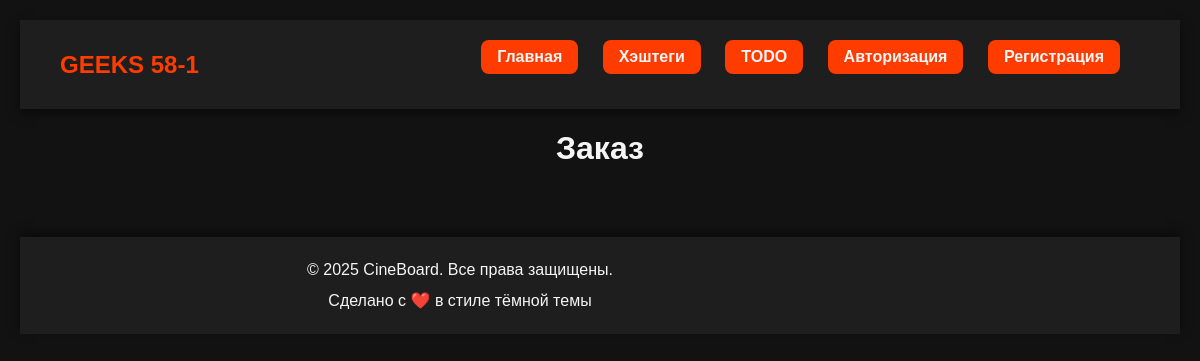
The page /order_list/ on the database as committed earlier.
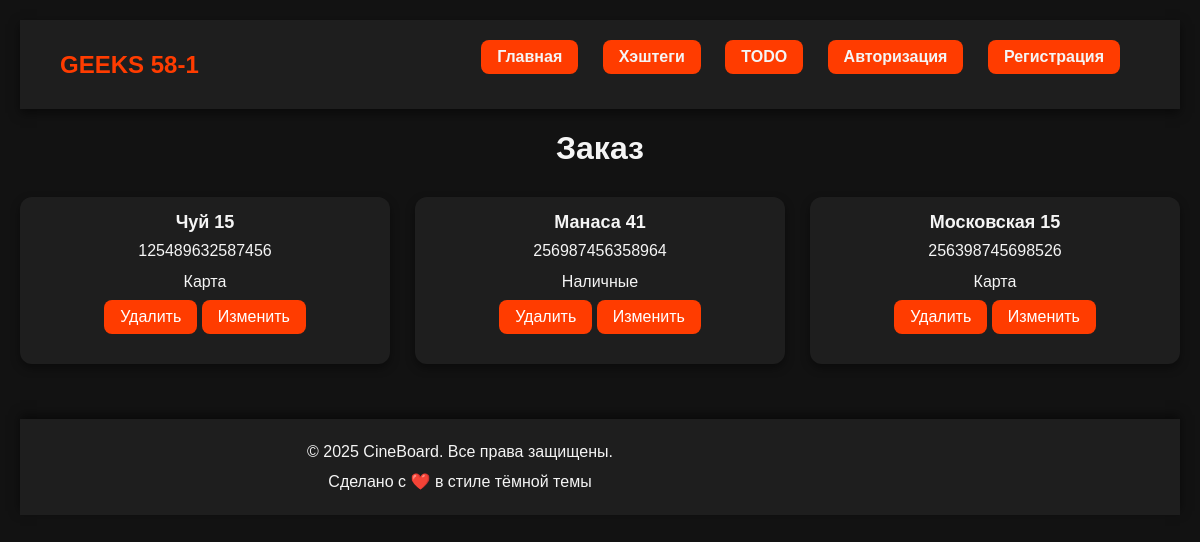
The same page on the database as committed later.
### BASKET/models.py (models this page shows)
class Order(models.Model):
    PAYMENT = (
        ('Карта', 'Карта'),
        ('Наличные', 'Наличные'),
        ('QR-код', 'QR-код'),
    )
    address = models.CharField(max_length=100, verbose_name='Укажите адрес')
    inn = models.CharField(max_length=100, verbose_name='Укажите ИНН')
    payment = models.TextField(max_length=100, choices=PAYMENT, verbose_name='Укажите способ оплаты')
    books = models.ForeignKey(Book, on_delete=models.CASCADE, verbose_name='Книга')

### BASKET/views.py (the view)
# urls.py: path('order_list/', views.OrderListView.as_view(), name='order_list'),
class OrderListView(generic.ListView):
    model = models.Order
    template_name = 'order/order_list.html'
    context_object_name = 'order'
    ordering = ['-id']

### templates/order/order_list.html (shortened to what this page needs)
{% load static %}
<!DOCTYPE html>
<html lang="ru">
<head>
    <link rel="stylesheet" href="{% static 'css/style.css' %}">
</head>
<body>
{% include 'header.html' %}
<h1>Заказ</h1>
    <ul>
        {% for i in order %}
        <li>
            <h2>{{ i.address }}</h2>
            <p>{{ i.inn }}</p>
            <p>{{ i.payment }}</p>
            <a href="/order_list/{{ i.id }}/delete/">Удалить</a>
             <a href="/order_list/{{ i.id }}/update/">Изменить</a>
        </li>
        {% endfor %}
    </ul>
{% include 'footer.html' %}
</body>
</html>

Rows that differ between the two databases and show on the page:
added Order: address "Чуй 15", inn "125489632587456", payment "Карта"
added Order: address "Манаса 41", inn "256987456358964", payment "Наличные"
added Order: address "Московская 15", inn "256398745698526", payment "Карта"
